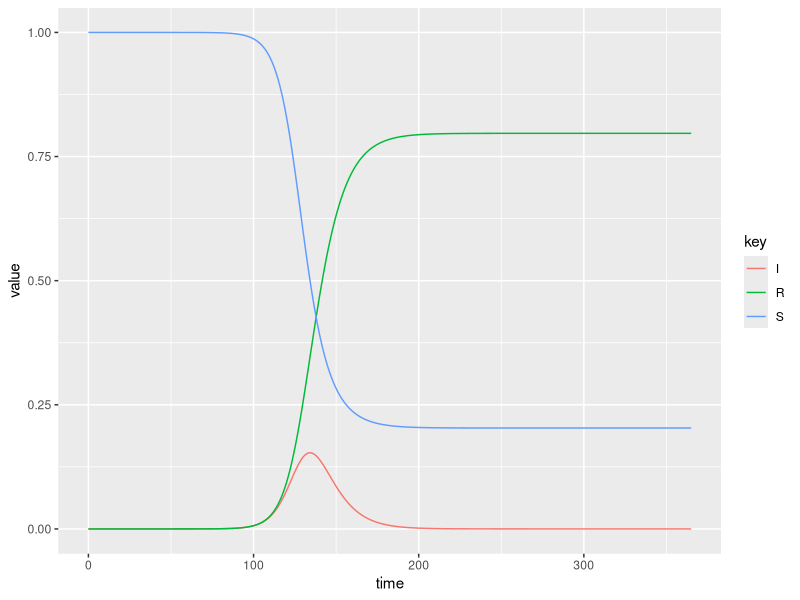

The R source for this figure:
library(tidyverse)
library(deSolve)

## Create an SIR function
sir <- function(time, state, parameters) {
  with(as.list(c(state, parameters)), {
    dS <- -beta * S * I
    dI <-  beta * S * I - gamma * I
    dR <-                 gamma * I
    return(list(c(dS, dI, dR)))
  })
}
### Set parameters
## Proportion in each compartment: Susceptible 0.999999, Infected 0.000001, Recovered 0
us_pop = 330000000
init_infected = 1
init       <- c(S = 1-(init_infected/us_pop), I = init_infected/us_pop, R = 0.0)
## beta: infection parameter; gamma: recovery parameter - recover in 7 days
parameters <- c(beta = 0.2857, gamma = 1/7)
R0 = parameters["beta"] / parameters["gamma"]
print(R0)
## 4 month time frame
times      <- seq(0, 365, by = 1)
## Solve using ode (General Solver for Ordinary Differential Equations)
out <- ode(y = init, times = times, func = sir, parms = parameters)
## change to data frame
out %>% as_tibble() %>% 
  gather(key, value, S:R) %>% 
  ggplot(aes(time, value, color= key )) + geom_line()



               
